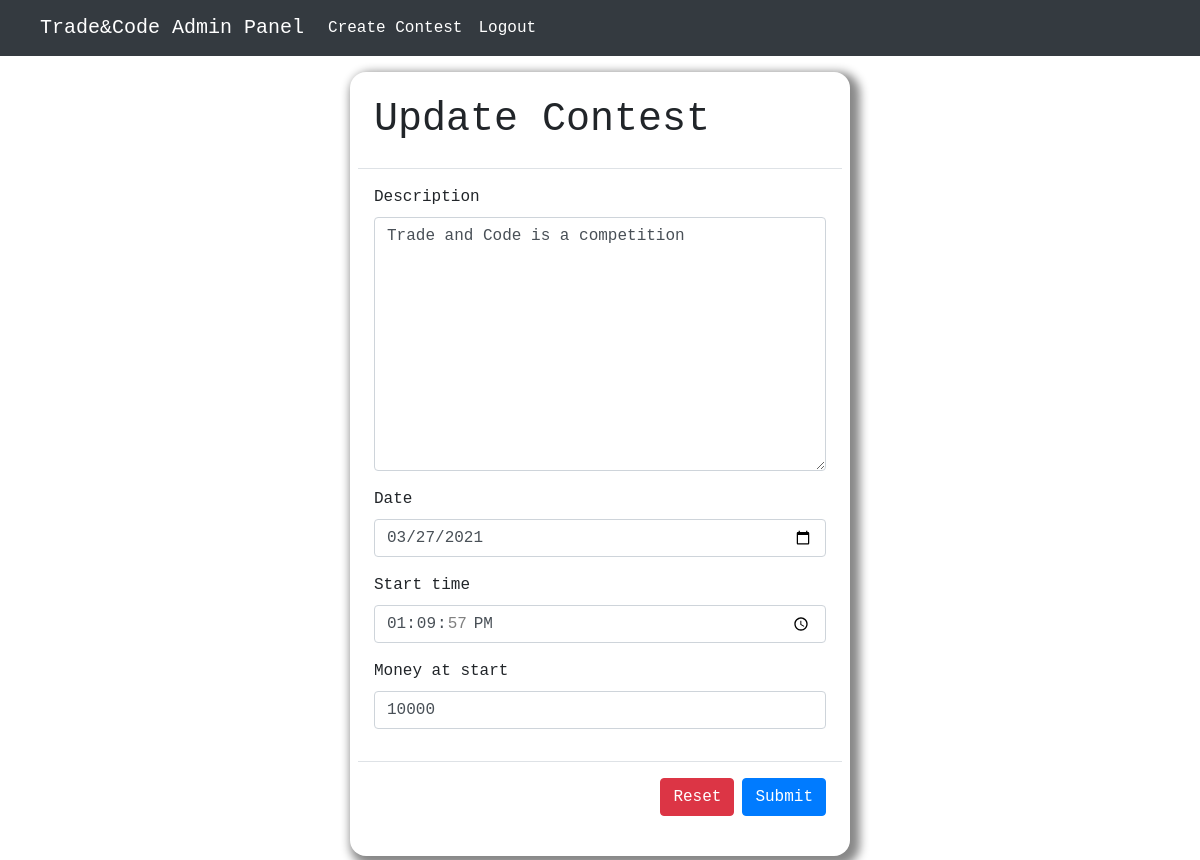
Page /adminPanel/update-contest/4904a852-edd6-48a6-b2d4-539bfeb72dde (signed in) on the earlier database version.
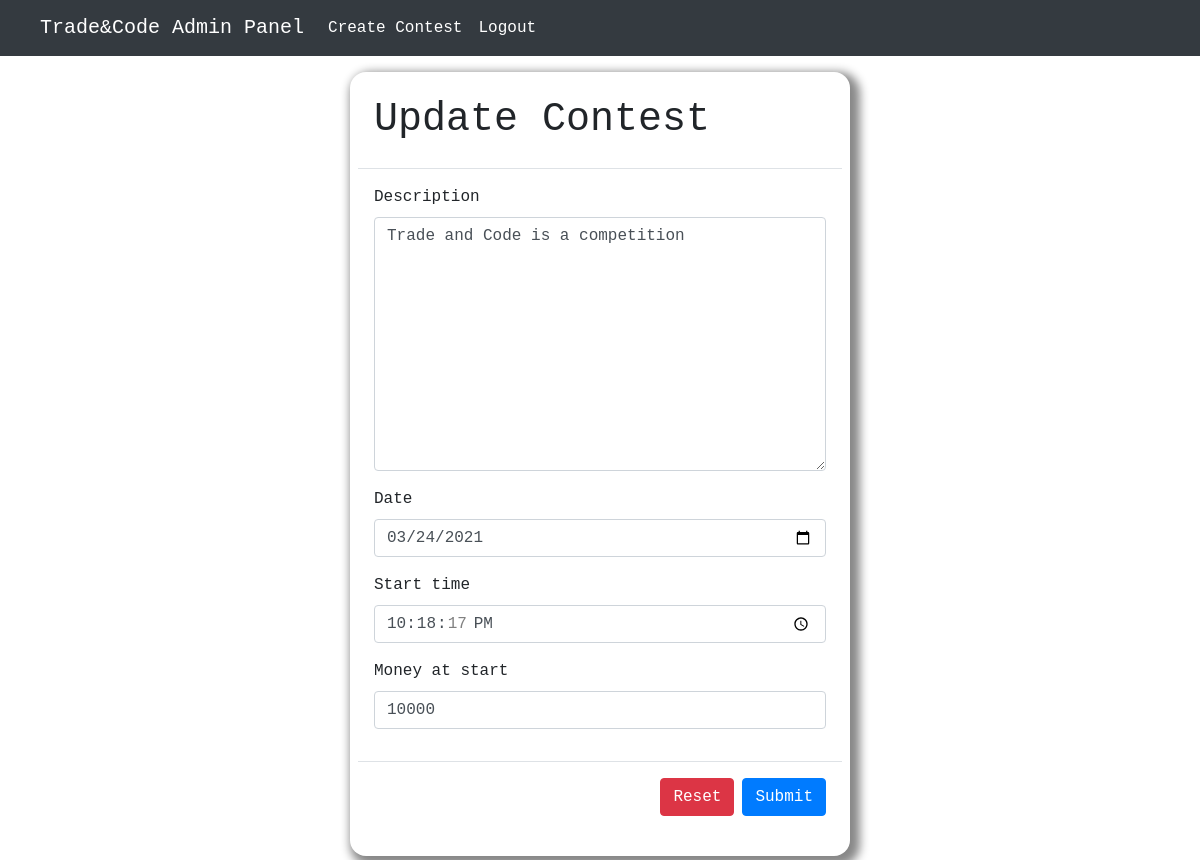
Same page on the later database version.
### models/models.py (models this page shows, shortened)
class Contest(models.Model):
    id = models.CharField(max_length=256, default=uuid.uuid4, primary_key=True)
    description = models.TextField(max_length=4000)
    rounds = models.PositiveSmallIntegerField()
    date = models.DateField()
    start_time = models.TimeField()
    money_at_start = models.PositiveBigIntegerField()

### adminpanel/views.py (the view, shortened to what this page needs)
# urls.py: path('update-contest/<str:id>', UpdateContest.as_view(), name="update-contest"),
class UpdateContest(LoginRequiredMixin, PermissionRequiredMixin, View):
    permission_required = "auth.admin"
    def get(self, request, id):
        contest = get_object_or_404(Contest, pk=id)
        form = ContestFormForEdit(instance=contest)
        return render(request, "update/updateContest.html", context={"form": form, "docTitle": "Edit Contest"})

### adminpanel/forms.py
class ContestFormForEdit(forms.ModelForm):
    class Meta:
        model = Contest
        exclude = ['id', 'rounds']
        widgets = {
            'date': DateInput(attrs={'type': 'date'}),
            'start_time': TimeInput(attrs={'type': 'time'})
        }

### templates/update/updateContest.html (shortened to what this page needs)
{% extends 'base/base.html' %}
{% load crispy_forms_tags %}
{% block css %}
    {% load bootstrap4 %}
    {% bootstrap_css %}
{% endblock %}
{% block content %}
    <div style="font-family: monospace; padding: 1rem">
        <div style="margin: 0 auto; width: 500px; padding: .5rem;  box-shadow: 5px 5px 10px 5px #888888;border-radius: 1rem"
             class="form">
            <form method="POST" class="form-group">
                <div class="modal-header">
                    <h1>Update Contest</h1>
                </div>
                <div class="modal-body">
                    {% bootstrap_form form %}
                </div>
                <div class="modal-footer">
                    {% buttons %}
                        <button type="reset" class="btn btn-danger">Reset</button>
                        <button type="submit" class="btn btn-primary">Submit</button>
                    {% endbuttons %}
                </div>
            </form>
        </div>
    </div>
{% endblock %}

Differences in the rows shown:
changed Contest "Trade and Code is a competition": date "03/27/2021" → "03/24/2021"; start_time "13:09:57" → "22:18:17"
